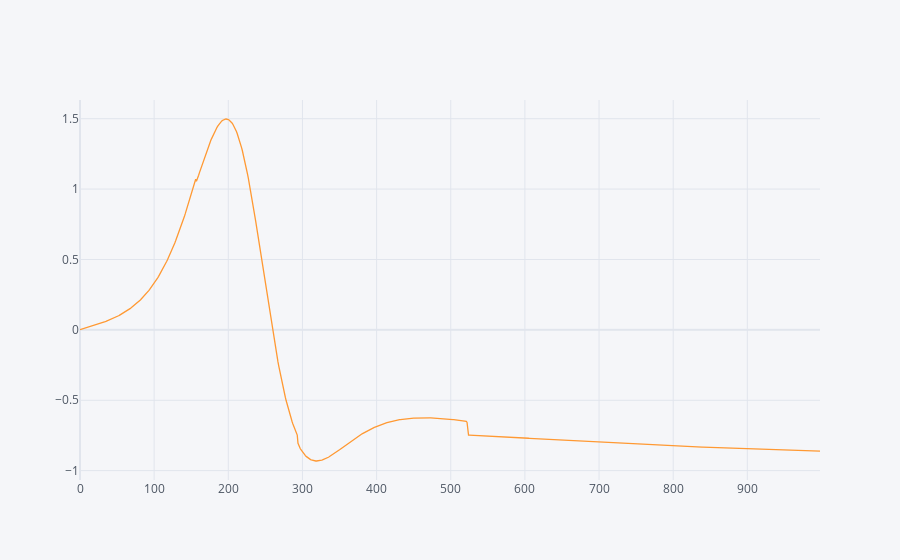

Notebook code cell kept with this figure:
### Code cell
pd.Series(dP_list[1:]).iplot()  # pressure on body

### Figure 1 — Plotly figure (JSON) as saved in the notebook; plotly's stock layout.template omitted (floating-point values rounded to 4 significant figures; data arrays with more than 128 entries replaced by an {"elided": "..."} marker saying what was removed)
{"data": [{"line": {"color": "rgba(255, 153, 51, 1.0)", "dash": "solid", "shape": "linear", "width": 1.3}, "mode": "lines", "name": "None", "text": "", "type": "scatter", "x": {"elided": "999 int values"}, "y": {"elided": "999 float values"}}], "layout": {"legend": {"bgcolor": "#F5F6F9", "font": {"color": "#4D5663"}}, "paper_bgcolor": "#F5F6F9", "plot_bgcolor": "#F5F6F9", "title": {"font": {"color": "#4D5663"}}, "xaxis": {"gridcolor": "#E1E5ED", "showgrid": true, "tickfont": {"color": "#4D5663"}, "title": {"font": {"color": "#4D5663"}, "text": ""}, "zerolinecolor": "#E1E5ED"}, "yaxis": {"gridcolor": "#E1E5ED", "showgrid": true, "tickfont": {"color": "#4D5663"}, "title": {"font": {"color": "#4D5663"}, "text": ""}, "zerolinecolor": "#E1E5ED"}}}
